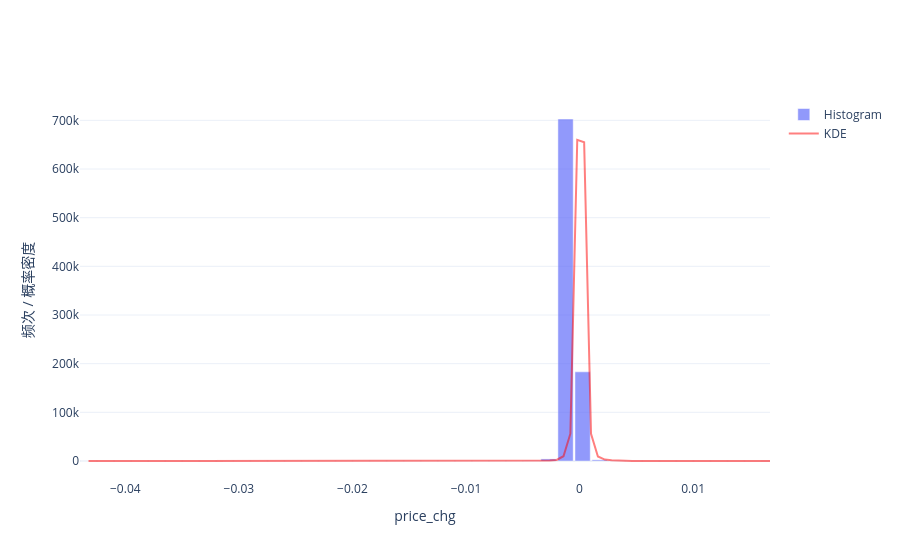

Here is the notebook cell this chart was saved with:
### Code cell
import pandas as pd
import numpy as np
import plotly.graph_objects as go
from scipy.stats import gaussian_kde
t_sample = choose
# 预计算直方图
counts, bins = np.histogram(t_sample['price_chg'], bins=40)

# 计算 KDE
x_range = np.linspace(t_sample['price_chg'].min(), t_sample['price_chg'].max(), 100)
kde = gaussian_kde(t_sample['price_chg'])
kde_values = kde(x_range)

# 绘制
fig = go.Figure()
fig.add_trace(go.Bar(x=bins[:-1], y=counts, name='Histogram', opacity=0.7))
fig.add_trace(go.Scatter(x=x_range, y=kde_values * counts.sum() * (bins[1] - bins[0]), 
                         name='KDE', opacity=0.5, line=dict(color='red')))
fig.update_layout(
    xaxis_title='price_chg',
    yaxis_title='频次 / 概率密度',
    showlegend=True,
    bargap=0.1,
    template='plotly_white'
)
fig.show()
